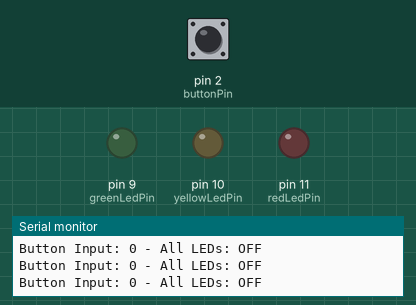
This sketch was run on a simulated Arduino Mega 2560, built with avr-gcc and run on an emulated ATmega2560. On the bench: output pins drawn as LEDs (lit = HIGH), the last lines printed to the serial monitor. The inputs (shaded band) are chosen by the test bench; at power-on: pin 2 (buttonPin) LOW.

Above: at 1.2 s.
1.3 s: pin 2 (buttonPin) pulled HIGH for 3.2 s
At 1.8 s:
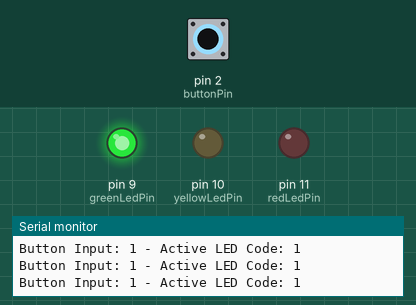
6.0 s: pin 2 (buttonPin) driven HIGH
At 7.2 s:
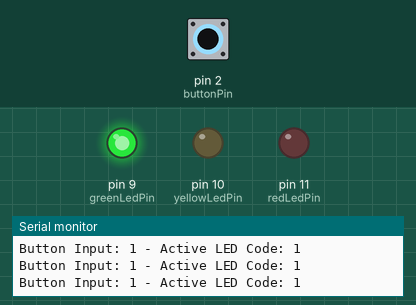
9.0 s: pin 2 (buttonPin) driven LOW
At 10.0 s:
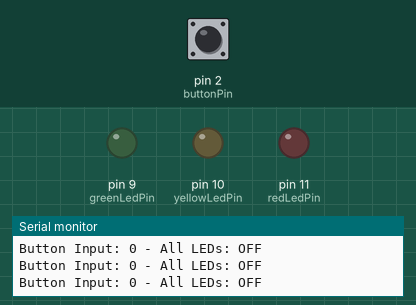
Timing chart, 0 to 12.0 s (numbered marks = the images above; inputs shaded):
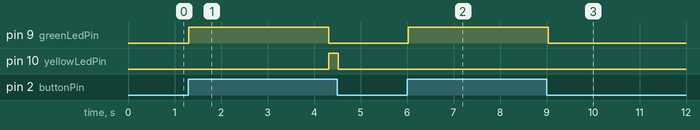

The sketch:

RGY-Blink.ino
```cpp
/*** header block ***
 * code file name--------: Red, Green, Yellow LED Blink
 * code description------: Red, Green and Yellow LED will light up after holding down button
 * development board-----: MEGA 2560
 * sensors/devices needed:
 * IDE version-----------: 2.3.10
 * programmer(s) name----: Kevin Herrera Morales
 * date created/modified-: 9/16/2026
 * code version/revision-: 9/16/2026
 ***/

/* compiler directives */

// include libraries

const int buttonPin = 2;    // Push button connected to digital pin 2
const int redLedPin = 11;    // Red LED connected to digital pin 8
const int yellowLedPin = 10; // Yellow LED (wired in circuit)
const int greenLedPin = 9; // Green LED (wired in circuit)

void setup() {
  // Initialize Serial communication at 9600 bits per second
  Serial.begin(9600);

  // Initialize the pushbutton pin as an input
  pinMode(buttonPin, INPUT);

  // Initialize the LED pins as outputs
  pinMode(redLedPin, OUTPUT);
  pinMode(yellowLedPin, OUTPUT);
  pinMode(greenLedPin, OUTPUT);
}
void loop() {
  int buttonState = digitalRead(buttonPin);

  if (buttonState == HIGH) {
    // 1. Green LED ON for 3 seconds
    if (!runTrafficStep(1, 3000)) return;

    // 2. Yellow LED ON for 1 second
    if (!runTrafficStep(2, 1000)) return;

    // 3. Red LED ON for 3 seconds
    if (!runTrafficStep(3, 3000)) return;
  }
  else {
    setAllLEDs(LOW, LOW, LOW);
    Serial.print("Button Input: ");
    Serial.print(buttonState);
    Serial.println(" - All LEDs: OFF");
    delay(100);
  }
}

void setAllLEDs(int redState, int yellowState, int greenState) {
  digitalWrite(redLedPin, redState);
  digitalWrite(yellowLedPin, yellowState);
  digitalWrite(greenLedPin, greenState);
}

bool runTrafficStep(int colorCode, int duration) {
  if (colorCode == 1) {
    setAllLEDs(LOW, LOW, HIGH); // Green
  } else if (colorCode == 2) {
    setAllLEDs(LOW, HIGH, LOW); // Yellow
  } else if (colorCode == 3) {
    setAllLEDs(HIGH, LOW, LOW); // Red
  }

  int elapsed = 0;
  int interval = 100;

  while (elapsed < duration) {
    int currentButtonState = digitalRead(buttonPin);

    if (currentButtonState == LOW) {
      setAllLEDs(LOW, LOW, LOW);
      return false;
    }

    Serial.print("Button Input: ");
    Serial.print(currentButtonState);
    Serial.print(" - Active LED Code: ");
    Serial.println(colorCode);

    delay(interval);
    elapsed += interval;
  }

  return true;
}
/* user defined functions */
```

Measured:
- after the input at 1.3 s, pin 9 (greenLedPin): LOW → HIGH at once, → LOW 3.0 s later; pin 10 (yellowLedPin): LOW → HIGH after 3.0 s, → LOW 0.20 s later
- after the input at 6.0 s, pin 9 (greenLedPin): LOW → HIGH at once
- after the input at 9.0 s, pin 9 (greenLedPin): goes on until 9.0 s, then stays LOW; pin 10 (yellowLedPin): stays LOW (without the input it goes to HIGH after 0.04 s); pin 11 (redLedPin): stays LOW (without the input it goes to HIGH after 1.0 s)
